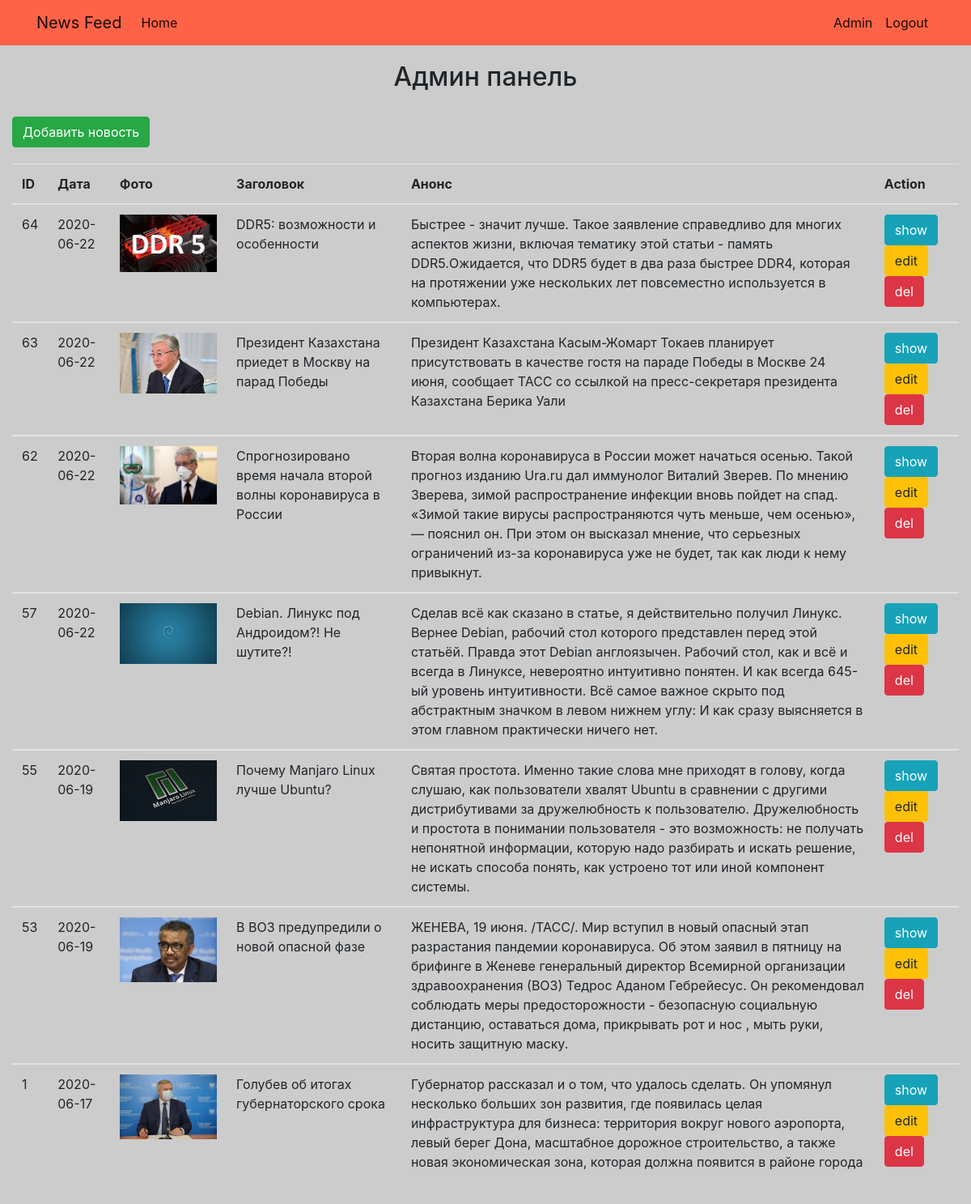
The app's page /admin/index.php with its own data.
### tables this page shows
CREATE TABLE `article` (
  `id` int(11) NOT NULL,
  `title` varchar(100) NOT NULL,
  `time` date NOT NULL DEFAULT current_timestamp(),
  `preview` text NOT NULL,
  `full_text` text NOT NULL,
  `images` varchar(50) DEFAULT NULL
);

### classes/Config.php (called while the page is built)
<?php
class Config {
    public static function get($path = null) {
        if($path) {
            $config = $GLOBALS['config'];
            $path = explode('.', $path);
            foreach($path as $item) {
                if(isset($config[$item])) {
                    $config = $config[$item];
                }
            }
            return $config;
        }
        return false;
    }
}

### classes/Database.php (called while the page is built, shortened)
<?php
class Database {
    private static $instance = null;
    private $pdo, $query, $error = false, $results, $count;
    private function __construct() {
        try {
            $this->pdo = new PDO("mysql:host=" . Config::get('mysql.host') . ";dbname=" . Config::get('mysql.database'), Config::get('mysql.username'), Config::get('mysql.password'));
        } catch (PDOException $exception) {
            die($exception->getMessage());
        }
    }
    public static function getInstance() {
        if(!isset(self::$instance)) {
            self::$instance = new Database;
        }
        return self::$instance;
    }
    public function query($sql, $params = [])
    {
       $this->query = $this->pdo->prepare($sql);
       if(!$this->query->execute()) {
           $this->error = true;
       } else {
           $this->results = $this->query->fetchAll(PDO::FETCH_OBJ);
       }
       return $this;
    }
    public function results()
    {
        return $this->results;
    }
}

### admin/index.php (the view, shortened to what this page needs)
<?php include_once('admin_nav.php'); ?>
<?php
$article = Database::getInstance()->query("SELECT * FROM article ORDER BY id DESC");
?>
<link rel="stylesheet" type="text/css" href="../bootstrap/css/bootstrap.min.css">
<link rel="stylesheet" href="../css/style.css">
<body>
<section class="admin">
    <div class="container-fluid">
        <div class="row">
            <div class="col">
                <h2>Админ панель</h2>
                <a href="create_news.php" class="btn btn-success create">Добавить новость</a>
                <table class="table">
                    <thead>
                    <tr>
                        <th>ID</th>
                        <th>Дата</th>
                        <th>Фото</th>
                        <th>Заголовок</th>
                        <th>Анонс</th>
                        <th>Action</th>
                    </tr>
                    </thead>
                    <?php foreach($article->results() as $art):?>
                        <tbody>
                        <tr>
                            <td><?= $art->id;?></td>
                            <td><?= $art->time;?></td>
                            <td class="mini_img"><img src="../<?= $art->images;?>" alt="picture"></td>
                            <td><?= $art->title;?></td>
                            <td><?= $art->preview;?></td>
                            <td>
                                <a href="show_news.php?id=<?= $art->id;?>" class="btn btn-info">show</a>
                                <a href="edit_news.php?id=<?= $art->id;?>" class="btn btn-warning">edit</a>
                                <a href="delete_news.php?id=<?= $art->id;?>" class="btn btn-danger" onclick="return confirm('Вы уверены?');">del</a>
                            </td>
                        </tr>
                        </tbody>
                    <?php endforeach;?>
                </table>
            </div>
        </div>
    </div>
</section>
</body>

### css/style.css (style rules this page uses)
body { background: #ccc; }
h1,h2 { text-align: center; margin: 20px; }
img { max-width: 300px; margin-bottom: 15px; }
.admin { background-color: #ccc; margin-bottom: 30px; }
.mini_img img { max-width: 120px; }
.btn.create { margin: 10px 0 20px 0; }

### records on screen
article: id "64", time "2020-06-22", images (picture), title "DDR5: возможности и особенности", preview "Быстрее - значит лучше. Такое заявление справедливо для многих аспектов жизни, включая тематику этой статьи - память DDR5.Ожидается, что DDR5 будет в два раза быстрее DDR4, которая на протяжении уже нескольких лет повсеместно используется в компьютерах."
article: id "63", time "2020-06-22", images (picture), title "Президент Казахстана приедет в Москву на парад Победы", preview "Президент Казахстана Касым-Жомарт Токаев планирует присутствовать в качестве гостя на параде Победы в Москве 24 июня, сообщает ТАСС со ссылкой на пресс-секретаря президента Казахстана Берика Уали"
article: id "62", time "2020-06-22", images (picture), title "Спрогнозировано время начала второй волны коронавируса в России", preview "Вторая волна коронавируса в России может начаться осенью. Такой прогноз изданию Ura.ru дал иммунолог Виталий Зверев. По мнению Зверева, зимой распространение инфекции вновь пойдет на спад. «Зимой такие вирусы распространяются чуть меньше, чем осенью», — пояснил он. При этом он высказал мнение, что серьезных ограничений из-за коронавируса уже не будет, так как люди к нему привыкнут."
article: id "57", time "2020-06-22", images (picture), title "Debian. Линукс под Андроидом?! Не шутите?!", preview "Сделав всё как сказано в статье, я действительно получил Линукс. Вернее Debian, рабочий стол которого представлен перед этой статьёй. Правда этот Debian англоязычен. Рабочий стол, как и всё и всегда в Линуксе, невероятно интуитивно понятен. И как всегда 645-ый уровень интуитивности. Всё самое важное скрыто под абстрактным значком в левом нижнем углу: И как сразу выясняется в этом главном практически ничего нет."
article: id "55", time "2020-06-19", images (picture), title "Почему Manjaro Linux лучше Ubuntu?", preview "Святая простота. Именно такие слова мне приходят в голову, когда слушаю, как пользователи хвалят Ubuntu в сравнении с другими дистрибутивами за дружелюбность к пользователю. Дружелюбность и простота в понимании пользователя - это возможность: не получать непонятной информации, которую надо разбирать и искать решение, не искать способа понять, как устроено тот или иной компонент системы."
article: id "53", time "2020-06-19", images (picture), title "В ВОЗ предупредили о новой опасной фазе", preview "ЖЕНЕВА, 19 июня. /ТАСС/. Мир вступил в новый опасный этап разрастания пандемии коронавируса. Об этом заявил в пятницу на брифинге в Женеве генеральный директор Всемирной организации здравоохранения (ВОЗ) Тедрос Аданом Гебрейесус. Он рекомендовал соблюдать меры предосторожности - безопасную социальную дистанцию, оставаться дома, прикрывать рот и нос , мыть руки, носить защитную маску."
article: id "1", time "2020-06-17", images (picture), title "Голубев об итогах губернаторского срокa", preview "Губернатор рассказал и о том, что удалось сделать. Он упомянул несколько больших зон развития, где появилась целая инфраструктура для бизнеса: территория вокруг нового аэропорта, левый берег Дона, масштабное дорожное строительство, а также новая экономическая зона, которая должна появится в районе города"
